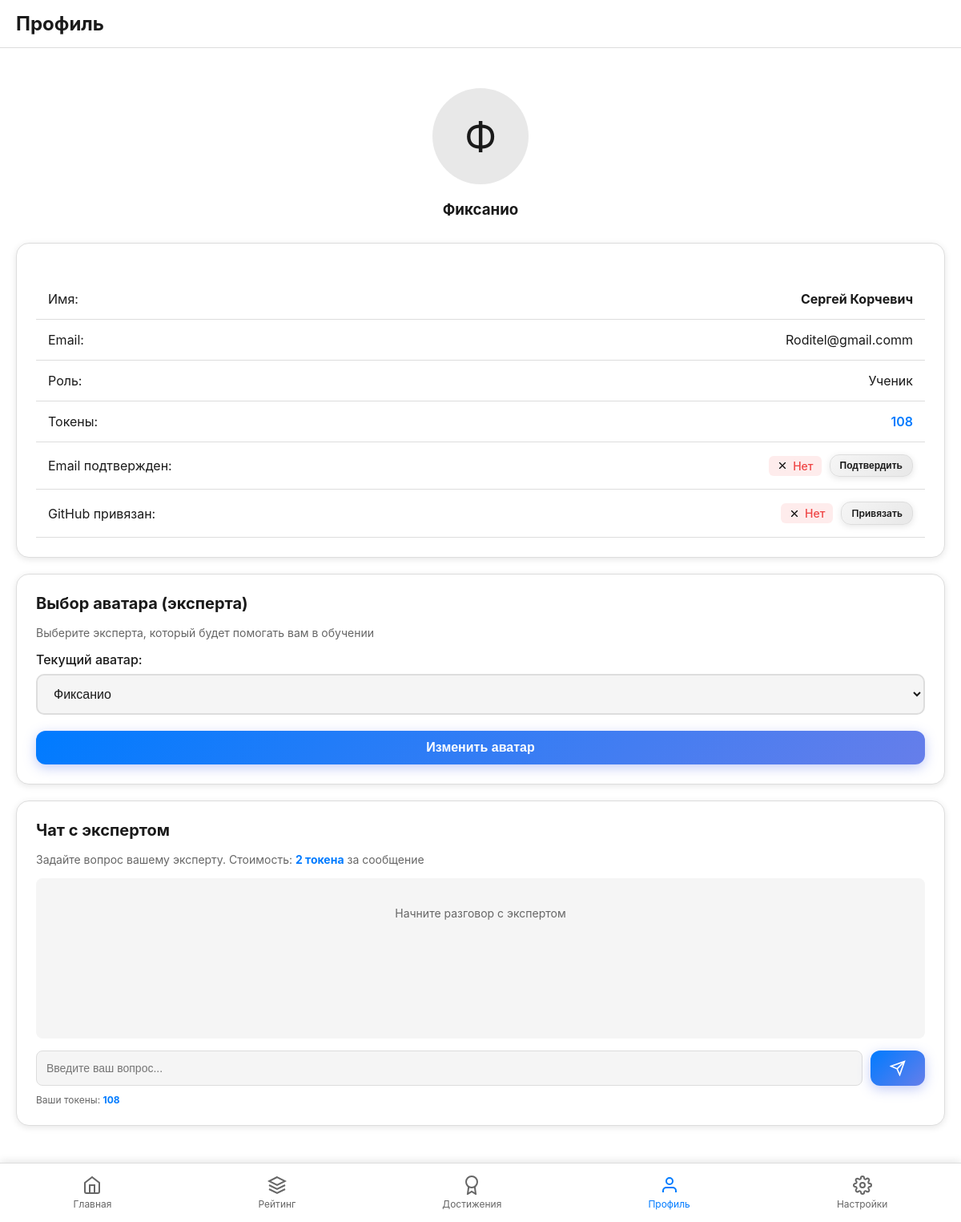
The page /profile (signed in) on the database its author committed.
### models.py (models this page shows, shortened)
class Expert(db.Model):
    id = db.Column(db.Integer, primary_key=True)
    name = db.Column(db.String(100), nullable=False)
    description = db.Column(db.Text, nullable=False)
    avatar_url = db.Column(db.String(255), nullable=True)
    prompt = db.Column(db.Text, nullable=False)
    created_by = db.Column(db.Integer, db.ForeignKey("user.id"), nullable=True)
    created_at = db.Column(db.DateTime, default=datetime.utcnow)

class User(UserMixin, db.Model):
    id = db.Column(db.Integer, primary_key=True)
    email = db.Column(db.String(120), unique=True, nullable=False)
    password_hash = db.Column(db.String(255), nullable=True)  # Nullable for OAuth users
    first_name = db.Column(db.String(50), nullable=False)
    last_name = db.Column(db.String(50), nullable=False)
    role = db.Column(
        db.String(20), nullable=False, default="student"
    )  # student, teacher, administrator, parent, expert
    tokens = db.Column(db.Integer, default=100)
    selected_expert_id = db.Column(
        db.Integer, db.ForeignKey("expert.id"), nullable=True
    )
    theme = db.Column(db.String(20), default="light")  # light, dark, base
    last_daily_reward = db.Column(db.DateTime, nullable=True)
    email_verified = db.Column(db.Boolean, default=False)
    github_id = db.Column(db.String(50), unique=True, nullable=True)
    google_id = db.Column(db.String(50), unique=True, nullable=True)
    parent_id = db.Column(
        db.Integer, db.ForeignKey("user.id"), nullable=True
    )  # Parent for student
    teacher_id = db.Column(
        db.Integer, db.ForeignKey("user.id"), nullable=True
    )  # Teacher for student
    api_key = db.Column(db.String(255), nullable=True)
    selected_model = db.Column(
        db.String(100), nullable=True, default="x-ai/grok-4.1-fast:free"
    )
    created_at = db.Column(db.DateTime, default=datetime.utcnow)
    rating = db.Column(db.Integer, default=0)  # Total rating (points)
    total_quizzes = db.Column(db.Integer, default=0)  # Number of quizzes taken
    total_correct_answers = db.Column(db.Integer, default=0)  # Total correct answers
    total_answers = db.Column(db.Integer, default=0)  # Total answers
    tutorial_completed = db.Column(db.Boolean, default=False)  # Обязательное обучение пройдено
    expert = db.relationship(
        "Expert", backref="users", foreign_keys=[selected_expert_id]
    )
    lessons = db.relationship("Lesson", backref="user", lazy=True)
    achievements = db.relationship("UserAchievement", backref="user", lazy=True)
    token_transactions = db.relationship("TokenTransaction", backref="user", lazy=True)
    parent = db.relationship(
        "User", remote_side=[id], backref="children", foreign_keys=[parent_id]
    )
    teacher = db.relationship(
        "User", remote_side=[id], backref="students", foreign_keys=[teacher_id]
    )

### routes.py (the view)
@app.route('/profile')
@login_required
def profile():
    experts = Expert.query.all()
    return render_template('profile.html', experts=experts)

### app.py (called while the page is built)
@login_manager.user_loader
def load_user(user_id):
    try:
        return User.query.get(int(user_id))
    except (ValueError, TypeError):
        return None

### templates/profile.html (shortened to what this page needs)
{% extends "base.html" %}
{% block content %}
<div class="header">
    <h2>Профиль</h2>
</div>
<div class="container">
    <div class="profile-header">
        {% if current_user.expert %}
        <div class="profile-avatar">
            {% if current_user.expert.avatar_url and current_user.expert.avatar_url.startswith('uploads/') %}
            <img src="{{ url_for('uploaded_file', filename=current_user.expert.avatar_url.replace('uploads/', '')) }}" alt="{{ current_user.expert.name }}" style="width: 100%; height: 100%; object-fit: cover; border-radius: 50%;">
            {% else %}
            {{ current_user.expert.name[0] }}
            {% endif %}
        </div>
        <h3>{{ current_user.expert.name }}</h3>
        {% else %}
        <div class="profile-avatar">
            {{ current_user.first_name[0] }}
        </div>
        {% endif %}
    </div>
    <div class="card">
        <div class="profile-info">
            <div class="info-item">
                <span>Имя:</span>
                <span><strong>{{ current_user.first_name }} {{ current_user.last_name }}</strong></span>
            </div>
            <div class="info-item">
                <span>Email:</span>
                <span>{{ current_user.email }}</span>
            </div>
            <div class="info-item">
                <span>Роль:</span>
                <span>
                    {% if current_user.role == 'student' %}Ученик
                    {% elif current_user.role == 'teacher' %}Учитель
                    {% elif current_user.role == 'administrator' %}Администратор
                    {% endif %}
                </span>
            </div>
            <div class="info-item">
                <span>Токены:</span>
                <span style="color: var(--accent); font-weight: 600;">{{ current_user.tokens }}</span>
            </div>
            <div class="info-item" style="display: flex; justify-content: space-between; align-items: center;">
                <span>Email подтвержден:</span>
                <div style="display: flex; align-items: center; gap: 10px;">
                    {% if current_user.email_verified %}
                    <span class="status-badge status-success">
                        <img src="{{ url_for('static', filename='icons/check.svg') }}" alt="Да" class="status-icon">
                        Да
                    </span>
                    {% else %}
                    <span class="status-badge status-error">
                        <img src="{{ url_for('static', filename='icons/x.svg') }}" alt="Нет" class="status-icon">
                        Нет
                    </span>
                    <button id="verify-email-btn" class="btn btn-secondary" style="padding: 6px 12px; font-size: 12px;">
                        Подтвердить
                    </button>
                    {% endif %}
                </div>
            </div>
            <div class="info-item" style="display: flex; justify-content: space-between; align-items: center;">
                <span>GitHub привязан:</span>
                <div style="display: flex; align-items: center; gap: 10px;">
                    {% if current_user.github_id %}
                    <span class="status-badge status-success">
                        <img src="{{ url_for('static', filename='icons/check.svg') }}" alt="Да" class="status-icon">
                        Да
                    </span>
                    {% else %}
                    <span class="status-badge status-error">
                        <img src="{{ url_for('static', filename='icons/x.svg') }}" alt="Нет" class="status-icon">
                        Нет
                    </span>
                    <a href="{{ url_for('link_github') }}" class="btn btn-secondary" style="padding: 6px 12px; font-size: 12px;">
                        Привязать
                    </a>
                    {% endif %}
                </div>
            </div>
        </div>
    </div>
    {% if current_user.role in ['student', 'teacher'] %}
    <div class="card mt-20">
        <h3 class="card-title">Выбор аватара (эксперта)</h3>
        <p style="color: var(--text-secondary); font-size: 14px; margin-bottom: 15px;">
            {% if current_user.role == 'student' %}
            Выберите эксперта, который будет помогать вам в обучении
            {% else %}
            Выберите аватар для вашего профиля
            {% endif %}
        </p>
        <div class="form-group">
            <label class="form-label">Текущий аватар:</label>
            <select class="form-input" id="expert-selector">
                {% for expert in experts %}
                <option value="{{ expert.id }}" {% if current_user.selected_expert_id == expert.id %}selected{% endif %}>
                    {{ expert.name }}
                </option>
                {% endfor %}
            </select>
        </div>
        <button id="changeExpertBtn" class="btn btn-primary btn-block" style="margin-top: 10px;">
            Изменить аватар
        </button>
    </div>
    {% endif %}
    {% if current_user.role in ['student', 'teacher'] and current_user.selected_expert_id %}
    <div class="card mt-20">
        <h3 class="card-title">Чат с экспертом</h3>
        <p style="color: var(--text-secondary); font-size: 14px; margin-bottom: 15px;">
            Задайте вопрос вашему эксперту. Стоимость: <strong style="color: var(--accent);">2 токена</strong> за сообщение
        </p>
        <div id="expert-chat-container" style="max-height: 400px; overflow-y: auto; margin-bottom: 15px; padding: 15px; background: var(--bg-secondary); border-radius: 8px; min-height: 200px;">
            <div id="chat-messages" style="display: flex; flex-direction: column; gap: 10px;">
                <div style="text-align: center; color: var(--text-secondary); font-size: 14px; padding: 20px;">
                    Начните разговор с экспертом
                </div>
            </div>
        </div>
        <div style="display: flex; gap: 10px;">
            <input type="text" id="chat-message-input" placeholder="Введите ваш вопрос..."
                   style="flex: 1; padding: 12px; border: 1px solid var(--border); border-radius: 8px; background: var(--bg-secondary); color: var(--text-primary); font-size: 14px;"
                   onkeypress="if(event.key === 'Enter') sendExpertMessage()">
            <button id="send-chat-btn" class="btn btn-primary" onclick="sendExpertMessage()" style="padding: 12px 24px;">
                <svg xmlns="http://www.w3.org/2000/svg" width="20" height="20" viewBox="0 0 24 24" fill="none" stroke="currentColor" stroke-width="2" style="display: inline-block; vertical-align: middle;">
                    <line x1="22" y1="2" x2="11" y2="13"></line>
                    <polygon points="22 2 15 22 11 13 2 9 22 2"></polygon>
                </svg>
            </button>
        </div>
        <div id="chat-tokens-info" style="margin-top: 10px; font-size: 12px; color: var(--text-secondary);">
            Ваши токены: <strong style="color: var(--accent);">{{ current_user.tokens }}</strong>
        </div>
    </div>
    {% endif %}
</div>
{% endblock %}

### static/css/themes.css (style rules this page uses)
:root[data-theme="light"] { --bg-primary: #ffffff; --bg-secondary: #f5f5f5; --bg-tertiary: #e8e8e8; --text-primary: #1a1a1a; --text-secondary: #666666; --accent: #007bff; --accent-hover: #0056b3; --accent-dark: #004085; --accent-rgb: 0, 123, 255; --border: #dddddd; --border-color: #dddddd; --success: #28a745; --error: #dc3545; --card-bg: #ffffff; --card-bg-secondary: #f8f9fa; --shadow: rgba(0, 0, 0, 0.1); }
body { background-color: var(--bg-primary); color: var(--text-primary); transition: background-color 0.3s, color 0.3s; }
.card { background-color: var(--card-bg); border: 1px solid var(--border); box-shadow: 0 2px 8px var(--shadow); }
.btn-primary { background-color: var(--accent); border-color: var(--accent); color: white; }

### static/css/main.css (style rules this page uses)
* { margin: 0; padding: 0; box-sizing: border-box; }
body { font-family: -apple-system, BlinkMacSystemFont, 'Segoe UI', Roboto, Oxygen, Ubuntu, Cantarell, sans-serif; background-color: var(--bg-primary); color: var(--text-primary); min-height: 100vh; padding-bottom: 80px; }
.container { max-width: 100%; padding: 20px; margin: 0 auto; }
.header { display: flex; justify-content: space-between; align-items: center; padding: 15px 20px; background-color: var(--card-bg); border-bottom: 1px solid var(--border); position: sticky; top: 0; z-index: 100; }
.card { background-color: var(--card-bg); border-radius: 16px; padding: 24px; margin-bottom: 20px; border: 1px solid var(--border); box-shadow: 0 2px 8px var(--shadow); transition: all 0.3s ease; }
.card-title { font-size: 20px; font-weight: 700; margin-bottom: 16px; color: var(--text-primary); display: flex; align-items: center; gap: 10px; }
.btn { padding: 12px 24px; border: none; border-radius: 12px; font-size: 16px; font-weight: 600; cursor: pointer; transition: all 0.3s ease; display: inline-block; text-align: center; text-decoration: none; box-shadow: 0 2px 8px rgba(0, 0, 0, 0.1); position: relative; overflow: hidden; }
.btn::before { content: ''; position: absolute; top: 50%; left: 50%; width: 0; height: 0; border-radius: 50%; background: rgba(255, 255, 255, 0.2); transform: translate(-50%, -50%); transition: width 0.6s, height 0.6s; }
.btn-primary { background: linear-gradient(135deg, var(--accent) 0%, #667eea 100%); color: white; box-shadow: 0 4px 15px rgba(102, 126, 234, 0.4); }
.btn-secondary { background: linear-gradient(135deg, var(--bg-secondary) 0%, var(--bg-tertiary) 100%); color: var(--text-primary); border: 1px solid var(--border); box-shadow: 0 2px 8px rgba(0, 0, 0, 0.1); }
.btn-block { width: 100%; display: block; }
.form-group { margin-bottom: 20px; }
.form-label { display: block; margin-bottom: 8px; font-weight: 500; color: var(--text-primary); }
.form-input { width: 100%; padding: 14px 16px; border: 2px solid var(--border); border-radius: 10px; background-color: var(--bg-secondary); color: var(--text-primary); font-size: 16px; transition: all 0.3s ease; }
.profile-header { text-align: center; padding: 30px 20px; }
.status-badge { display: inline-flex; align-items: center; gap: 6px; padding: 4px 10px; border-radius: 6px; font-size: 14px; font-weight: 500; }
.status-error { color: #ef4444; background: rgba(239, 68, 68, 0.1); }
.status-icon { width: 14px; height: 14px; }
.profile-avatar { width: 120px; height: 120px; border-radius: 50%; margin: 0 auto 20px; background-color: var(--bg-tertiary); display: flex; align-items: center; justify-content: center; font-size: 48px; }
.profile-info { margin-top: 20px; }
.info-item { padding: 15px; border-bottom: 1px solid var(--border); display: flex; justify-content: space-between; }
.mt-20 { margin-top: 20px; }

### rows shown on the page
Expert: expert "Ф", expert.name "Фиксанио"
User: first_name "Сергей", last_name "Корчевич", email "Roditel@gmail.comm", tokens "108", selected_expert.name "Фиксанио"
